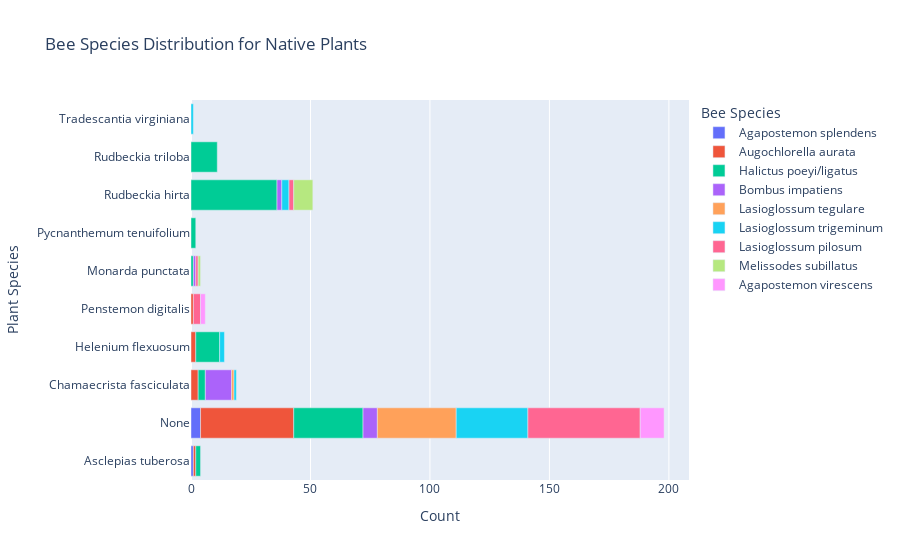

Write notebook code for a chart like this one.
### Markdown cell above
# The native plant species most preferred by bees are

### Code cell
# Group the bee species by plant species for native plants
native_plants = data[data['native_or_non'] == 'native']
native_bee_species = ['Halictus poeyi/ligatus', 'Augochlorella aurata', 'Lasioglossum pilosum', 'Lasioglossum trigeminum', 'Lasioglossum tegulare','Melissodes subillatus','Agapostemon splendens','Agapostemon virescens','Bombus impatiens']
native_bee_distribution = native_plants[native_plants['bee_species'].isin(native_bee_species)].groupby(['plant_species', 'bee_species'])['bee_species'].count().reset_index(name='count')

# Create a bar plot
fig = px.bar(native_bee_distribution, x='count', y='plant_species', color='bee_species', orientation='h', 
             labels={'count':'Count', 'bee_species':'Bee Species', 'plant_species':'Plant Species'},
             title='Bee Species Distribution for Native Plants')

# Show the plot
fig.show()

### Figure 1 — Plotly figure (JSON) as saved in the notebook; plotly's stock layout.template omitted (floating-point values rounded to 4 significant figures)
{"data": [{"alignmentgroup": "True", "hovertemplate": "Bee Species=Agapostemon splendens<br>Count=%{x}<br>Plant Species=%{y}<extra></extra>", "legendgroup": "Agapostemon splendens", "marker": {"color": "#636efa", "pattern": {"shape": ""}}, "name": "Agapostemon splendens", "offsetgroup": "Agapostemon splendens", "orientation": "h", "showlegend": true, "textposition": "auto", "x": [1, 4], "xaxis": "x", "y": ["Asclepias tuberosa", "None"], "yaxis": "y", "type": "bar"}, {"alignmentgroup": "True", "hovertemplate": "Bee Species=Augochlorella aurata<br>Count=%{x}<br>Plant Species=%{y}<extra></extra>", "legendgroup": "Augochlorella aurata", "marker": {"color": "#EF553B", "pattern": {"shape": ""}}, "name": "Augochlorella aurata", "offsetgroup": "Augochlorella aurata", "orientation": "h", "showlegend": true, "textposition": "auto", "x": [1, 3, 2, 39, 1], "xaxis": "x", "y": ["Asclepias tuberosa", "Chamaecrista fasciculata", "Helenium flexuosum", "None", "Penstemon digitalis"], "yaxis": "y", "type": "bar"}, {"alignmentgroup": "True", "hovertemplate": "Bee Species=Halictus poeyi/ligatus<br>Count=%{x}<br>Plant Species=%{y}<extra></extra>", "legendgroup": "Halictus poeyi/ligatus", "marker": {"color": "#00cc96", "pattern": {"shape": ""}}, "name": "Halictus poeyi/ligatus", "offsetgroup": "Halictus poeyi/ligatus", "orientation": "h", "showlegend": true, "textposition": "auto", "x": [2, 3, 10, 1, 29, 2, 36, 11], "xaxis": "x", "y": ["Asclepias tuberosa", "Chamaecrista fasciculata", "Helenium flexuosum", "Monarda punctata", "None", "Pycnanthemum tenuifolium", "Rudbeckia hirta", "Rudbeckia triloba"], "yaxis": "y", "type": "bar"}, {"alignmentgroup": "True", "hovertemplate": "Bee Species=Bombus impatiens<br>Count=%{x}<br>Plant Species=%{y}<extra></extra>", "legendgroup": "Bombus impatiens", "marker": {"color": "#ab63fa", "pattern": {"shape": ""}}, "name": "Bombus impatiens", "offsetgroup": "Bombus impatiens", "orientation": "h", "showlegend": true, "textposition": "auto", "x": [11, 1, 6, 2], "xaxis": "x", "y": ["Chamaecrista fasciculata", "Monarda punctata", "None", "Rudbeckia hirta"], "yaxis": "y", "type": "bar"}, {"alignmentgroup": "True", "hovertemplate": "Bee Species=Lasioglossum tegulare<br>Count=%{x}<br>Plant Species=%{y}<extra></extra>", "legendgroup": "Lasioglossum tegulare", "marker": {"color": "#FFA15A", "pattern": {"shape": ""}}, "name": "Lasioglossum tegulare", "offsetgroup": "Lasioglossum tegulare", "orientation": "h", "showlegend": true, "textposition": "auto", "x": [1, 33], "xaxis": "x", "y": ["Chamaecrista fasciculata", "None"], "yaxis": "y", "type": "bar"}, {"alignmentgroup": "True", "hovertemplate": "Bee Species=Lasioglossum trigeminum<br>Count=%{x}<br>Plant Species=%{y}<extra></extra>", "legendgroup": "Lasioglossum trigeminum", "marker": {"color": "#19d3f3", "pattern": {"shape": ""}}, "name": "Lasioglossum trigeminum", "offsetgroup": "Lasioglossum trigeminum", "orientation": "h", "showlegend": true, "textposition": "auto", "x": [1, 2, 30, 3, 1], "xaxis": "x", "y": ["Chamaecrista fasciculata", "Helenium flexuosum", "None", "Rudbeckia hirta", "Tradescantia virginiana"], "yaxis": "y", "type": "bar"}, {"alignmentgroup": "True", "hovertemplate": "Bee Species=Lasioglossum pilosum<br>Count=%{x}<br>Plant Species=%{y}<extra></extra>", "legendgroup": "Lasioglossum pilosum", "marker": {"color": "#FF6692", "pattern": {"shape": ""}}, "name": "Lasioglossum pilosum", "offsetgroup": "Lasioglossum pilosum", "orientation": "h", "showlegend": true, "textposition": "auto", "x": [1, 47, 3, 2], "xaxis": "x", "y": ["Monarda punctata", "None", "Penstemon digitalis", "Rudbeckia hirta"], "yaxis": "y", "type": "bar"}, {"alignmentgroup": "True", "hovertemplate": "Bee Species=Melissodes subillatus<br>Count=%{x}<br>Plant Species=%{y}<extra></extra>", "legendgroup": "Melissodes subillatus", "marker": {"color": "#B6E880", "pattern": {"shape": ""}}, "name": "Melissodes subillatus", "offsetgroup": "Melissodes subillatus", "orientation": "h", "showlegend": true, "textposition": "auto", "x": [1, 8], "xaxis": "x", "y": ["Monarda punctata", "Rudbeckia hirta"], "yaxis": "y", "type": "bar"}, {"alignmentgroup": "True", "hovertemplate": "Bee Species=Agapostemon virescens<br>Count=%{x}<br>Plant Species=%{y}<extra></extra>", "legendgroup": "Agapostemon virescens", "marker": {"color": "#FF97FF", "pattern": {"shape": ""}}, "name": "Agapostemon virescens", "offsetgroup": "Agapostemon virescens", "orientation": "h", "showlegend": true, "textposition": "auto", "x": [10, 2], "xaxis": "x", "y": ["None", "Penstemon digitalis"], "yaxis": "y", "type": "bar"}], "layout": {"xaxis": {"anchor": "y", "domain": [0, 1], "title": {"text": "Count"}}, "yaxis": {"anchor": "x", "domain": [0, 1], "title": {"text": "Plant Species"}}, "legend": {"title": {"text": "Bee Species"}, "tracegroupgap": 0}, "title": {"text": "Bee Species Distribution for Native Plants"}, "barmode": "relative"}}
